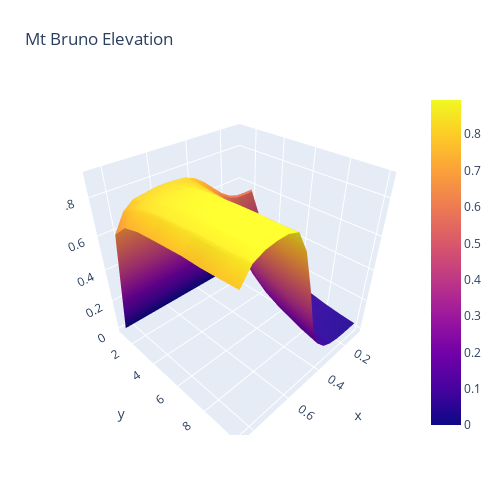

This figure's notebook cell:
### Code cell
fig = go.Figure(data=[go.Surface(z=nu, x=ts, y=ws)])
fig.update_layout(title='Mt Bruno Elevation', autosize=False,
                  width=500, height=500,
                  margin=dict(l=65, r=50, b=65, t=90))

### Figure 1 — Plotly figure (JSON) as saved in the notebook; plotly's stock layout.template omitted (floating-point values rounded to 4 significant figures; data arrays with more than 128 entries replaced by an {"elided": "..."} marker saying what was removed)
{"data": [{"type": "surface", "x": [0.1, 0.15, 0.2, 0.25, 0.3, 0.35, 0.4, 0.45, 0.5, 0.55, 0.6, 0.65, 0.7, 0.75, 0.8, 0.85], "y": [1, 2, 3, 4, 5, 6, 7, 8, 9, 10], "z": {"elided": "10x16 float values"}}], "layout": {"autosize": false, "height": 500, "margin": {"b": 65, "l": 65, "r": 50, "t": 90}, "title": {"text": "Mt Bruno Elevation"}, "width": 500}}
